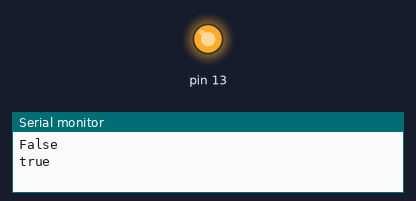
A sketch run on a simulated Arduino Nano, built with avr-gcc and run on an emulated ATmega328P. On the bench: output pins drawn as LEDs (lit = HIGH), the last lines printed to the serial monitor.

Above: at 2.6 s.
At 7.6 s:
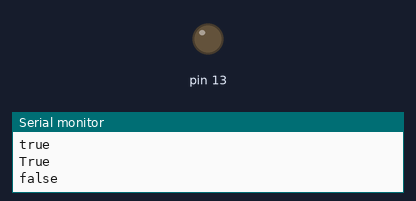
Timing chart, 0 to 13.1 s (numbered marks = the images above):
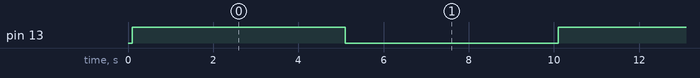

Measured:
- by itself, pin 13: alternates HIGH for 5.0 s and LOW for 5.0 s

The sketch:

if_else_neat_trick.ino
```cpp
// MegaSaturnv 2017-02-23

#define batteryVoltageSensorPin A7

bool condition = true;
String str = "";

void setup() {
  Serial.begin(1200);
  pinMode(13, OUTPUT);
  digitalWrite(13, LOW);
  delay(100);
}

String batteryvoltagesensor() {
  float voltage = analogRead(batteryVoltageSensorPin) * (5.0 / 102.3);
  return String(voltage);
}

void loop() {
  digitalWrite(13, (!digitalRead(13)));
  condition = !condition;
  str = "";

  if (condition) {
    str = "True";
  } else {
    str = "False";
  }
  Serial.println(str);

  condition = !condition;
  str = "";

  str = condition ? "true" : "false";
  Serial.println(str);

condition = !condition;
  delay(5000);
}
```
